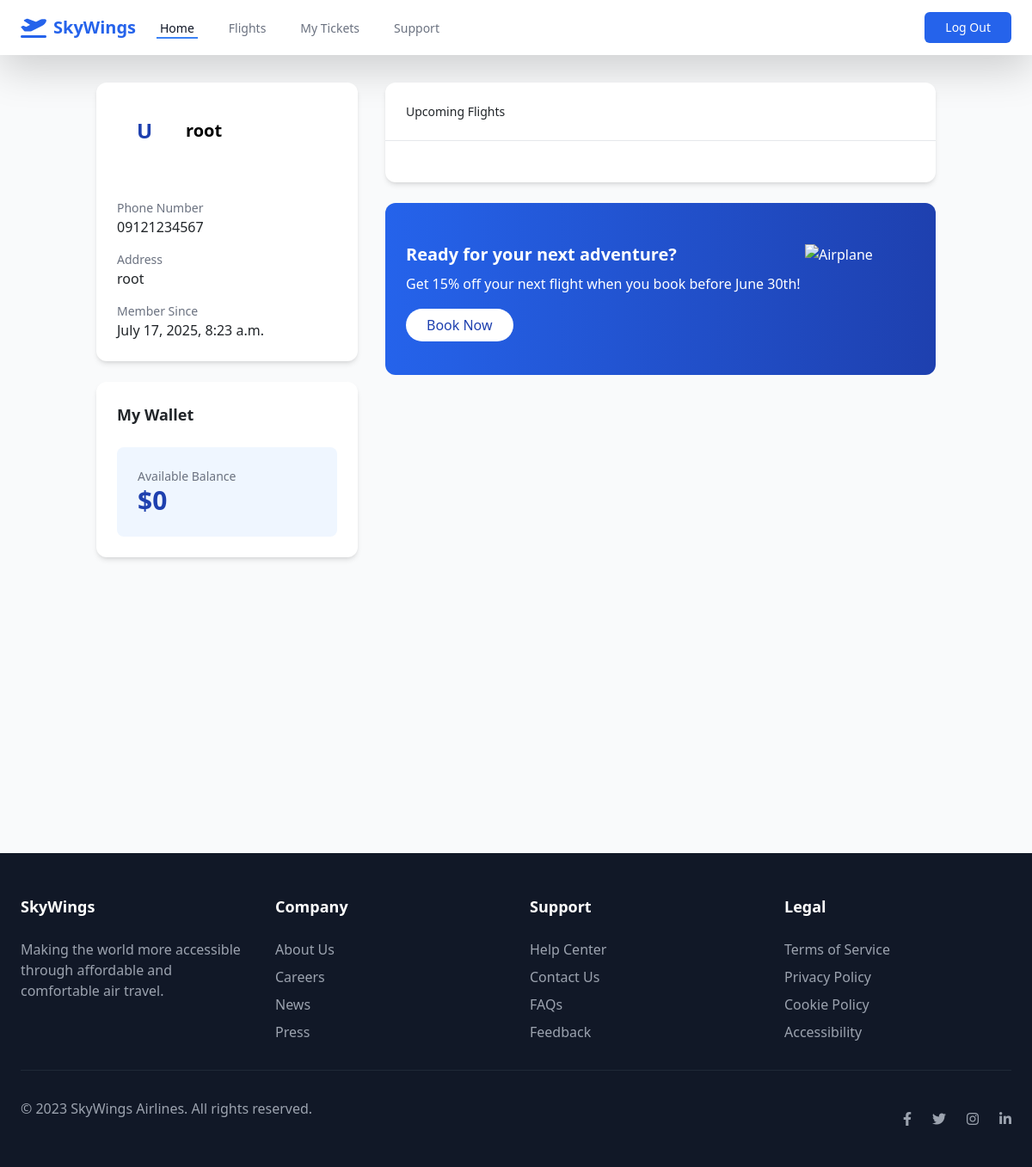
The page /my_tickets/ (signed in) on the database its author committed.
### accounts/models.py (models this page shows, shortened)
class User(AbstractBaseUser, PermissionsMixin):
    phone_number = models.CharField(max_length=11, unique=True)
    full_name = models.CharField(max_length=255)
    wallet = models.BigIntegerField(default=0)
    address = models.TextField()
    role = models.CharField(max_length=255)
    is_active = models.BooleanField(default=False)
    is_staff = models.BooleanField(default=False)
    is_superuser = models.BooleanField(default=False)
    created = models.DateTimeField(auto_now_add=True)
    updated = models.DateTimeField(auto_now=True)
    USERNAME_FIELD = 'phone_number'
    REQUIRED_FIELDS = ['full_name']
    objects = UserManager()

### flights/views.py (the view)
# urls.py: path('my_tickets/', views.my_tickets.as_view(), name='my_tickets'),
class my_tickets(LoginRequiredMixin, View):
    template_name = 'flights/my_tickets.html'
    def get(self, request):
        booked_tickets = Tickets.objects.filter(ticket_owner=request.user)
        return render(request, self.template_name, {'booked_tickets': booked_tickets})

### flights/templates/flights/my_tickets.html (shortened to what this page needs)
{% extends 'base.html' %}
{% block content %}
    <div class="container mx-auto px-4 py-8">
        <div class="grid grid-cols-1 lg:grid-cols-3 gap-8">
            <div class="lg:col-span-1">
                <div class="bg-white rounded-xl shadow-md overflow-hidden">
                    <div class="gradient-bg p-6 text-white">
                        <div class="flex items-center space-x-4">
                            <div class="w-16 h-16 rounded-full bg-white flex items-center justify-center text-blue-800 font-bold text-2xl">
                                U
                            </div>
                            <div>
                                <h2 class="text-xl font-bold" style="color: black">{{ request.user.full_name }}</h2>
                            </div>
                        </div>
                    </div>
                    <div class="p-6">
                        <div class="space-y-4">
                            <div>
                                <p class="text-gray-500 text-sm">Phone Number</p>
                                <p class="font-medium">{{ request.user.phone_number }}</p>
                            </div>
                            <div>
                                <p class="text-gray-500 text-sm">Address</p>
                                <p class="font-medium">{{ request.user.address }}</p>
                            </div>
                            <div>
                                <p class="text-gray-500 text-sm">Member Since</p>
                                <p class="font-medium">{{ request.user.created }}</p>
                            </div>
                        </div>
                    </div>
                </div>
                <div class="bg-white rounded-xl shadow-md mt-6 p-6">
                    <div class="flex justify-between items-center mb-4">
                        <h3 class="text-lg font-bold">My Wallet</h3>
                    </div>
                    <div class="bg-blue-50 rounded-lg p-4">
                        <p class="text-gray-500 text-sm">Available Balance</p>
                        <div class="flex items-end justify-between">
                            <p class="text-3xl font-bold text-blue-800">${{ request.user.wallet }}</p>
                        </div>
                    </div>
                </div>
            </div>
            <div class="lg:col-span-2">
                <div class="bg-white rounded-xl shadow-md overflow-hidden">
                    <div class="border-b border-gray-200">
                        <nav class="flex -mb-px">
                            <button id="upcoming-tab" class="tab-active py-4 px-6 text-center border-transparent font-medium text-sm">
                                Upcoming Flights
                            </button>
                        </nav>
                    </div>
                    <div class="p-6">
                    </div>
                </div>
                <div class="mt-6 bg-gradient-to-r from-blue-600 to-blue-800 rounded-xl p-6 text-white">
                    <div class="flex flex-col md:flex-row justify-between items-center">
                        <div>
                            <h3 class="text-xl font-bold mb-2">Ready for your next adventure?</h3>
                            <p class="mb-4">Get 15% off your next flight when you book before June 30th!</p>
                            <a class="bg-white text-blue-800 hover:bg-gray-100 py-2 px-6 rounded-full font-medium" href={% url 'flights:all_flight' %}>
                                Book Now
                        </div>
                        <div class="mt-4 md:mt-0">
                            <img src="https://cdn-icons-png.flaticon.com/512/2061/2061914.png" alt="Airplane" class="w-32 h-32 object-contain">
                        </div>
                    </div>
                </div>
            </div>
        </div>
    </div>
    <br/><br/><br/><br/><br/><br/><br/><br/><br/><br/><br/><br/><br/>
{% endblock %}

### rows shown on the page
User: user.full_name "root", user.phone_number "09121234567", user.address "root", user.created "July 17, 2025, 8:23 a.m.", user.wallet "0"
